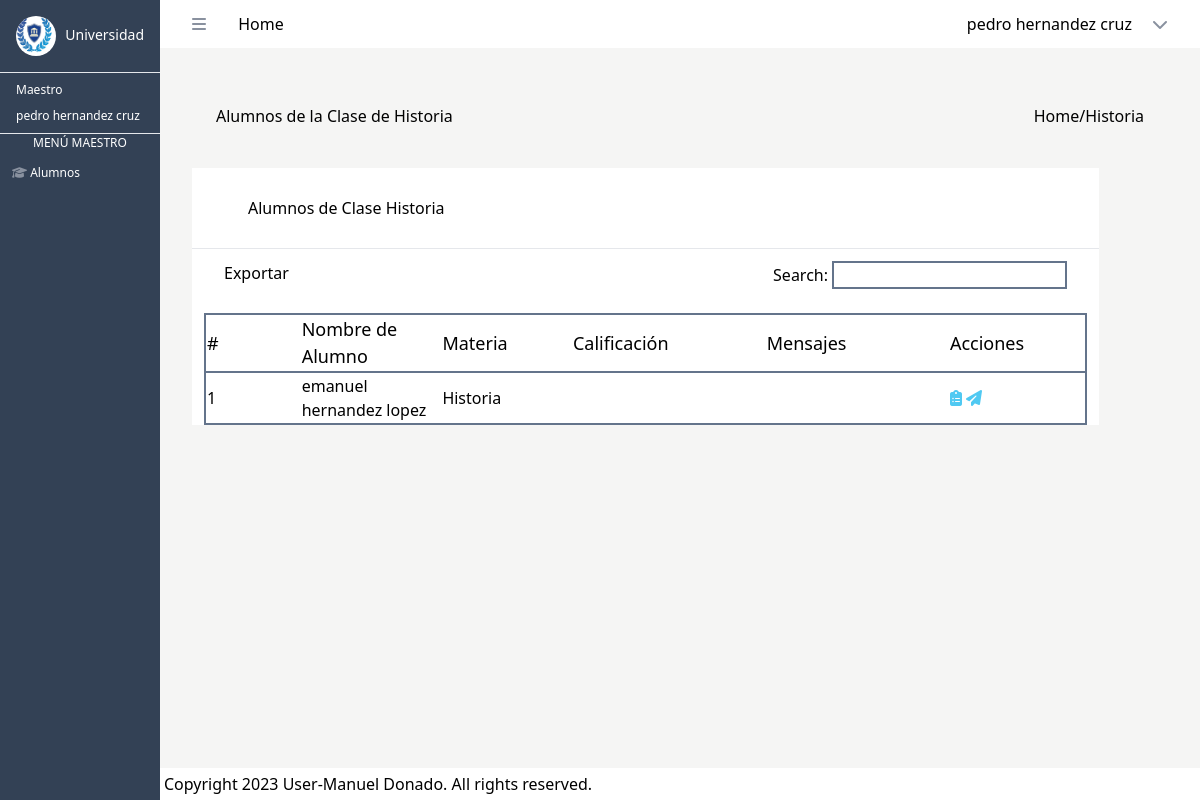
The page /view_clase_maestro (signed in) on the database its author committed.
### tables this page shows
CREATE TABLE `materias` (
  `id_materia` int(11) NOT NULL,
  `nombre_materia` varchar(255) NOT NULL
);

CREATE TABLE `clases_alumnos` (
  `id_clase_alumno` int(10) NOT NULL,
  `id_clase` int(10) DEFAULT NULL,
  `id_alumno` int(10) DEFAULT NULL,
  `calificacion` double(15,2) DEFAULT NULL,
  `comentarios` varchar(255) DEFAULT NULL
);

### src/Controllers/ClaseController.php (called while the page is built, shortened)
<?php
require_once($_SERVER["DOCUMENT_ROOT"] . "/src/Models/Clases.php");
class ClaseController
{
    public function mostrarAlumnosClase()
    {
        $clase = new Clase();
        $user = $_SESSION["user"];
        $id =  $user['id_usuario'];
        $data = $clase->allAlumnosClases($id);
        $materias = $clase->claseMaestro($id);
        foreach ($materias as $mat) {
            $materia = $mat['nombre_materia'];
        }
        include $_SERVER["DOCUMENT_ROOT"] . "/src/views/maestro/view_maestro_alumno.php";
    }
}
?>

### src/Models/Clases.php (called while the page is built, shortened)
<?php
class Clase {
    public function allAlumnosClases($id){
        $db = new Database();
        $connection = $db->connect();
        $res = $connection->query("SELECT ca.*, ma.nombre_materia, CONCAT ( al.nombre,' ', al.apellido) as alumno FROM clases_alumnos as ca
                                   INNER JOIN usuarios as al ON al.id_usuario = ca.id_alumno
                                   INNER JOIN clases as cl ON cl.id_clase = ca.id_clase
                                   INNER JOIN materias as ma ON ma.id_materia = cl.id_materia
                                   INNER JOIN usuarios as us ON us.id_usuario = cl.id_maestro
                                   WHERE us.id_usuario = '$id'");
        $data = $res->fetchAll(PDO::FETCH_ASSOC);
        return $data;
    }
    public function claseMaestro($id){
        $db = new Database();
        $connection = $db->connect();
        $res = $connection->query("SELECT ma.nombre_materia FROM clases as cl
                                   INNER JOIN materias as ma ON ma.id_materia = cl.id_materia
                                   INNER JOIN usuarios as us ON us.id_usuario = cl.id_maestro
                                   WHERE us.id_usuario = '$id'");
        $data = $res->fetchAll(PDO::FETCH_ASSOC);
        return $data;
    }
}
?>

### src/views/maestro/view_maestro_alumno.php (the view, shortened to what this page needs)
<?php
$user = $_SESSION["user"];
?>
<!DOCTYPE html>
<html lang="en">
<head>
    <link href="/dist/output.css" rel="stylesheet">
</head>
<body>
    <div class="bg-slate-700 h-screen w-20 lg:w-40 fixed" >
        <div class="flex justify-between border-b-white" >
            <div>
              <img class="bg-white rounded-full h-10 w-10 m-4 " src="/src/images/inicio.png" alt="">
            </div>
            <div>
                <h3 class="text-white text-[14px] m-4 my-6" >Universidad </h3>
            </div>
        </div>
        <hr>
        <div>
            <h2 class="text-white mx-4 text-[12px] m-2" > <?php echo $user['nombre_rol'];  ?> </h2>
            <h3 class="text-white mx-4 text-[12px] m-2" > <?php echo $user['nombre'] . " " . $user['apellido'];  ?>  </h3>
        </div>
        <hr>
    <?php
    if ( $user['id_rol'] === 1 ) { ?>
        <div>
            <div class=" flex justify-center text-[12px] text-white  m-3 my-6" >
                MENÚ ADMINISTRACION
            </div>
            <div class="flex flex-col m-3 text-[12px] text-white " >
            <a href="/view_permisos"> <i class="fa-solid fa-user-gear" style="color: #89919f;"></i>   Permisos </a>
               <a href="/view_maestros"> <i class="fa-solid fa-chalkboard-user" style="color: #89919f;"></i>   Maestros</a>
               <a href="/view_alumnos">  <i class="fa-solid fa-graduation-cap" style="color: #89919f;"></i>   Alumnos </a>
                <a href="/view_materias"> <i class="fa-solid fa-book" style="color: #89919f;"></i>   Materias</a>
                <a href="/view_clases"> <i class="fa-solid fa-clipboard-user" style="color: #89919f;"></i>   Clases </a>
            </div>
        </div>
    <?php  }  elseif ($user['id_rol'] === 2) { ?>
        <div>
            <div class=" flex justify-center text-[12px] text-white " >
                MENÚ MAESTRO
            </div>
            <div class="flex flex-col m-3 text-[12px] text-white ">
               <a href="/view_clase_maestro"><i class="fa-solid fa-graduation-cap" style="color: #89919f;"></i>   Alumnos </a>
            </div>
        </div>
    <?php }  ?>
    </div>
    <div class="flex flex-col h-screen w-full pl-20 lg:pl-40" >
    <header class="bg-white p-3">
        <div class="flex justify-between mx-5">
            <div>
                <i class="fa-solid fa-bars mr-7" style="color: #89919f;"></i> Home
            </div>
            <div class="relative inline-block text-left " id="userDropdown">
                <div onclick="toggleDropdown()" class="cursor-pointer flex items-center">
                    <p class="mx-5 text-[16px]" >   <?php echo $user['nombre'] . " " . $user['apellido'];  ?> </p>
                    <i class="fa-solid fa-chevron-down" style="color: #89919f;"></i>
                </div>
            </div>
        </div>
    </header>
    <div class="bg-stone-100 flex-grow p-4" >
                <div class="flex flex-row justify-between m-10" >
                    <div>
                    <p>Alumnos de la Clase de <?php echo $materia; ?> </p>
                    </div>
                    <div class="flex flex-row" >
                    <a href="/src/views/dashboard.php">Home</a> <p>/<?php echo $materia; ?></p>
                    </div>
                </div>
        <div  class="w-[90%] bg-white m-4 " >
            <div>
                <div class="flex flex-row justify-between mx-5 p-3">
                    <div class="mx-6 my-4" >
                         <p>Alumnos de Clase <?php echo $materia; ?> </p>
                    </div>
                </div>
                <hr>
                <div class="flex flex-row justify-between mx-5 p-3">
                    <div>
                        <p>Exportar</p>
                    </div>
                    <div>
                        <label for="">Search:</label>
                        <input type="text" class="border-2 border-slate-500
                        "> </input>
                    </div>
                </div>
                <div class="w-[97%] h-[50%] m-3" >
                    <table class="  border-solid border-2 border-slate-500  ">
                    <thead>
                        <tr class="table-auto border-2 border-slate-500 items-center text-[18px]" >
                            <td class="w-64"> # </td>
                            <td class="w-64">Nombre de Alumno</td>
                            <td class="w-64">Materia</td>
                            <td class="w-96"> Calificación </td>
                            <td class="w-96"> Mensajes </td>
                            <td class="w-64"> Acciones </td>
                        </tr>
                    </thead>
                    <?php
                         $contador = 1;
                        foreach ($data as $clase) { ?>
                        <tr>
                            <td><?php echo $contador; ?></td>
                            <td><?php echo $clase['alumno']; ?></td>
                            <td><?php echo $clase['nombre_materia']; ?></td>
                            <td><?php echo $clase['calificacion']; ?></td>
                            <td><?php echo $clase['comentarios']; ?></td>
                            <td>  <a href="/edit_calificacion?id_clase=<?= $clase["id_clase"] ?>"> <i class="fa-solid fa-clipboard-list" style="color: #50c9f2;"></i> </a>
                            <a href="/edit_mensajes?id_clase=<?= $clase["id_clase"] ?>"><i class="fa-solid fa-paper-plane" style="color: #50c9f2;"></i></a>
                            </td>
                        </tr>
                        <?php  $contador++;
                        } ?>
                    </table>
                </div>
            </div>
        </div>
        </div>
        <footer class="bg-white p-1 w-full" >
            <p> Copyright 2023 User-Manuel Donado. All rights reserved. </p>
        </footer>
    </div  >
</body>
</html>

### rows shown on the page
materias: nombre_materia "Historia"
clases_alumnos: alumno "emanuel hernandez lopez", materias.nombre_materia "Historia"

### other values the page prints
$user['nombre_rol'] "Maestro"
$user['nombre'] "pedro"
$user['apellido'] "hernandez cruz"
